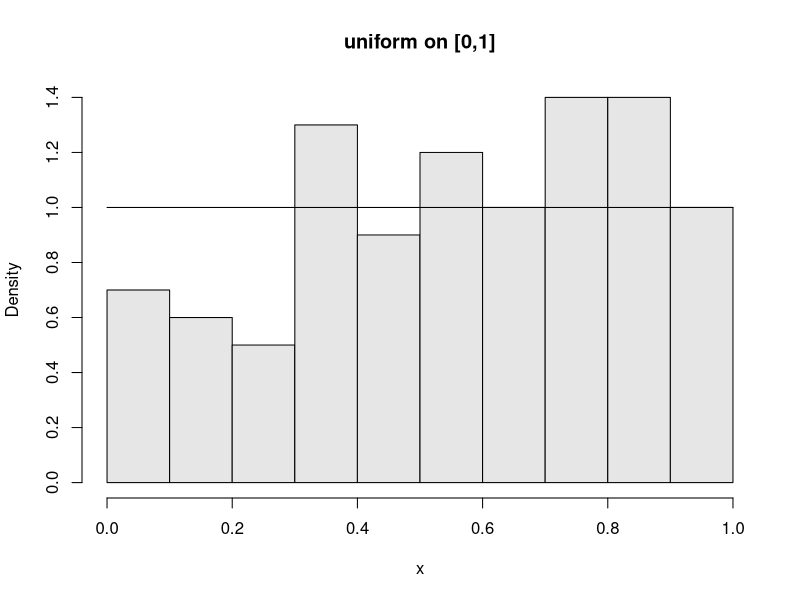
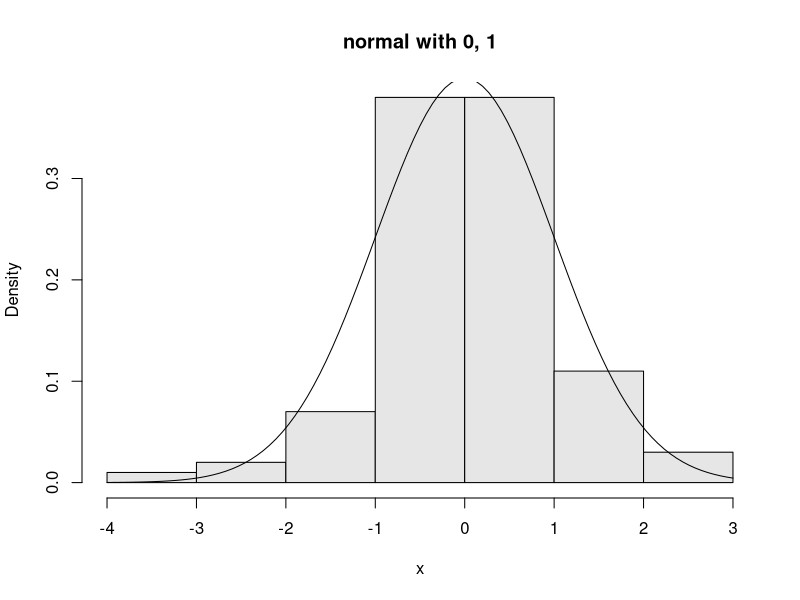
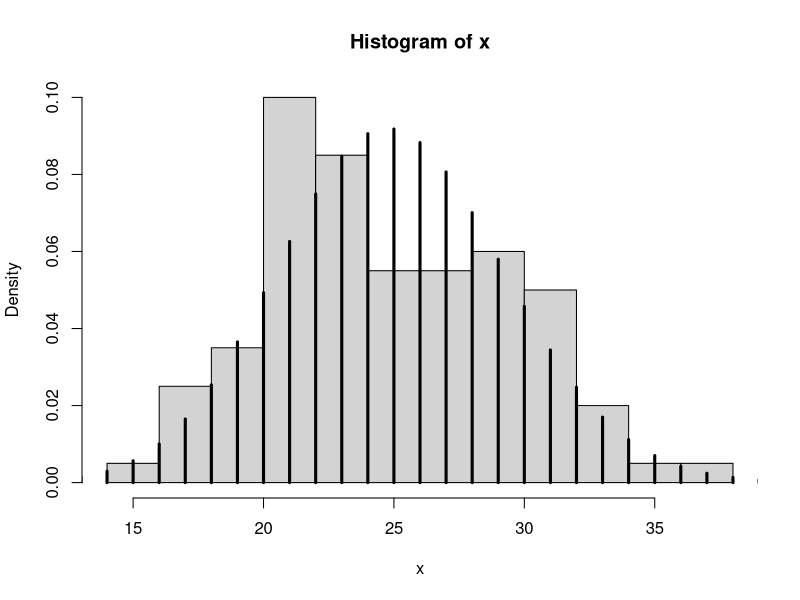
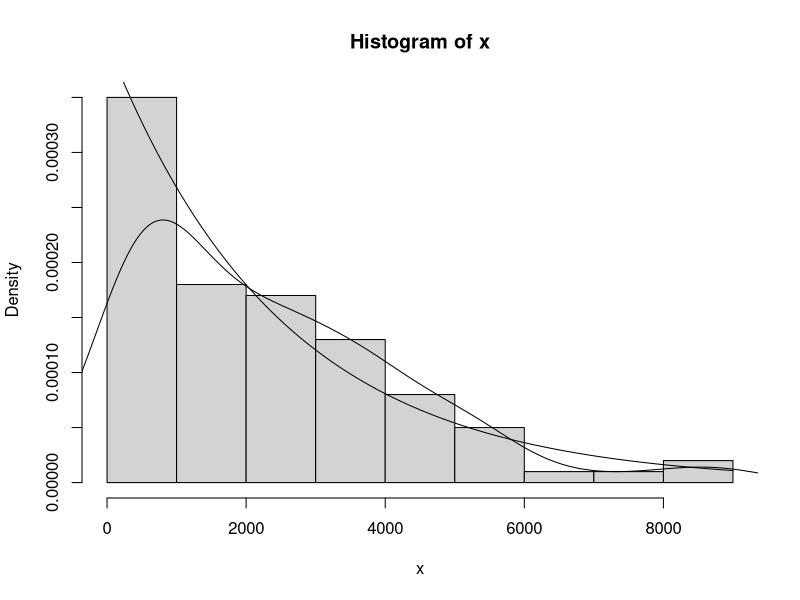
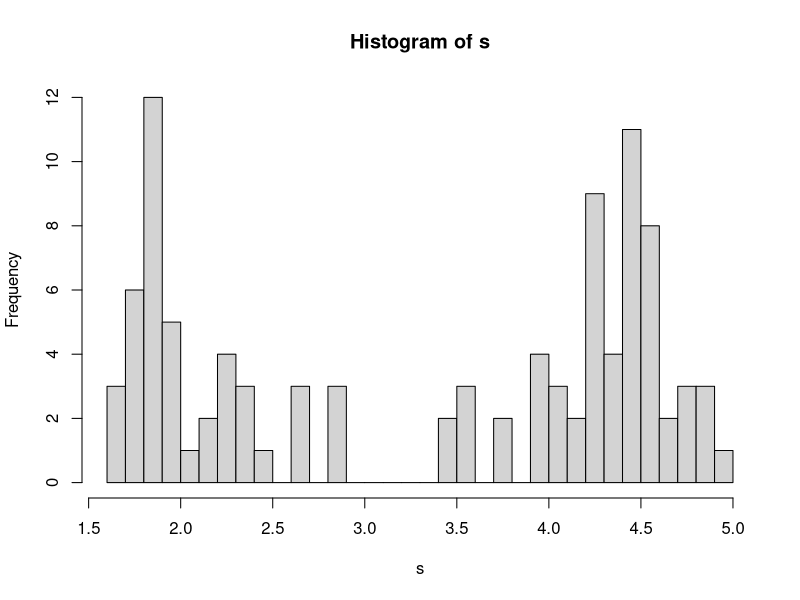
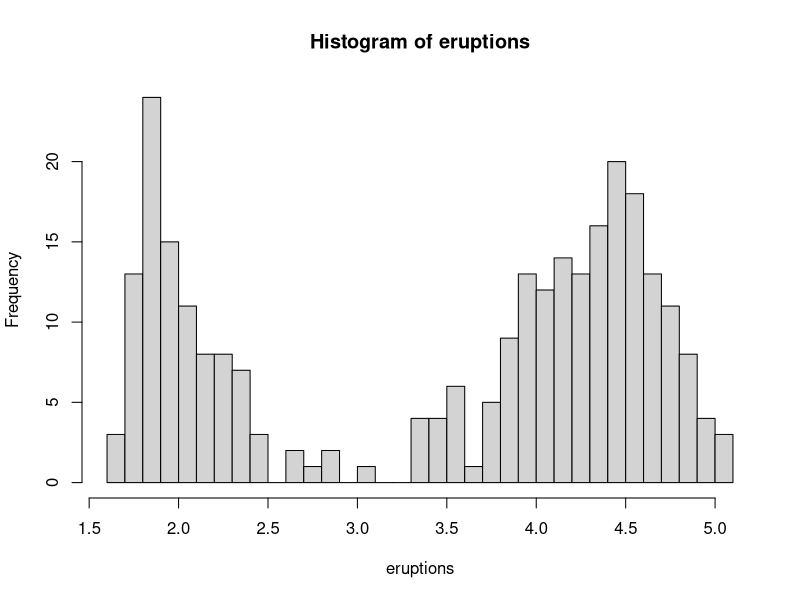
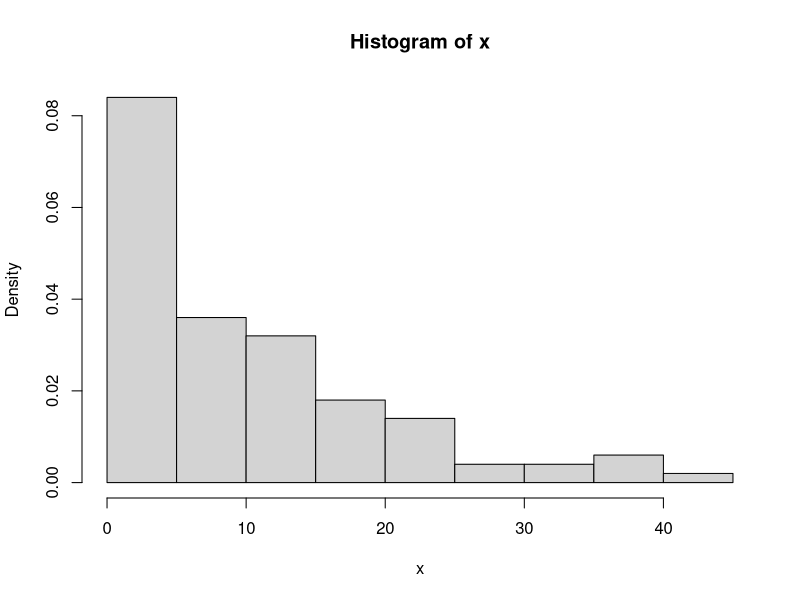

Recreate these plots in R, in order.
## ---- chunk 1
x = runif(100)
hist(x, probability = T, col=gray(.9), main="uniform on [0,1]")
curve(dunif(x, 0, 1), add=T)
## ---- chunk 2
x = rnorm(100)
hist(x, probability = T, col=gray(.9), main="normal with 0, 1")
curve(dnorm(x, 0, 1), add=T)
## ---- chunk 3
# x successes in 10 trials
x = rbinom(1, 10, .5)

# 5 times x successes
y = rbinom(5, 10, .5)

n = 100; p = .25
x = rbinom(100, n, p)

hist(x, probability = T)
xvals = 0:n
points(xvals, dbinom(xvals, n, p), type='h', lwd=3)
## ---- chunk 4
x = rexp(100, 1/2500)
hist(x, probability = T)
lines(density(x))
curve(dexp(x, 1/2500), add=T)
## ---- chunk 5
attach(faithful)

s = sample(eruptions, 100, replace=TRUE)

hist(s, breaks=25)
hist(eruptions, breaks=25)
## ---- chunk 6
# prob of std normal distr being less than .7
# P(Z <= .7)

pnorm(.7)

# which value corresponds to .75, as in P(Z <= z) = .75
qnorm(.75)
## ---- chunk 7
x = rnorm(5, 100, 16)

z = (x-100) / 16
pnorm(z)

pnorm(x, 100, 16)
## ---- chunk 8
x = runif(10, 0, 10)
range(x)
## ---- chunk 9
x = rnorm(10, 5, 5)

sum(x < 0)
## ---- chunk 10
x = rnorm(100, 100, 10)

two.sd.left = 100 - 2*10
two.sd.right = 100 + 2*10

sum(x < two.sd.left | x > two.sd.right)
## ---- chunk 11
x = sample(0:1, 50, replace=T)

sum(x == 1)
## ---- chunk 12
s = sample(1:6, 100, replace=T)

sum(s == 6)
## ---- chunk 13
lottery = sample(6:49, 6)

range(lottery)
## ---- chunk 14
# P(Z <= z*) = .05
qnorm(.05)
## ---- chunk 15
# P(-z* <= Z <= z*) = .05
qnorm(.05)
-qnorm(.05)
## ---- chunk 16
1 - pnorm(1.5, 0, 2)
## ---- chunk 17
x = rexp(100, 1/10)

hist(x, probability = T)

median(x)
## ---- chunk 18
cards = paste(rep(c("A", 2:10, "J", "Q", "K"), 4), c("H", "D", "S", "C"))

# when will we get a pair?
sample(cards, 5)
